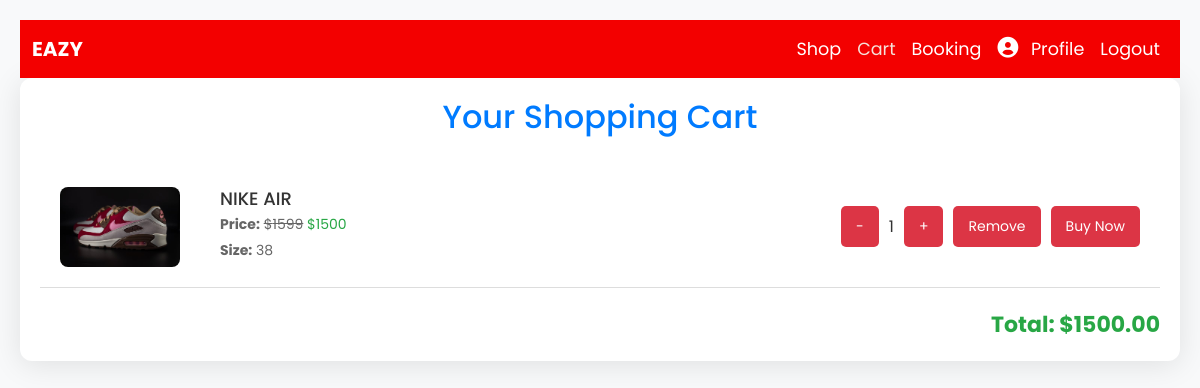
The page /view_cart/ (signed in) on the database its author committed.
### app/models.py (models this page shows, shortened)
class Cart(models.Model):
    user = models.ForeignKey(User, on_delete=models.CASCADE)
    product = models.ForeignKey(Product, on_delete=models.CASCADE)
    quantity = models.PositiveIntegerField(default=1)
    size = models.ForeignKey(Size, on_delete=models.CASCADE)
    total_price = models.DecimalField(max_digits=10, decimal_places=2, default=0)

class Product(models.Model):
    pro_id = models.TextField()
    name = models.TextField()
    price = models.IntegerField()
    offer_price = models.IntegerField()
    img = models.FileField()
    rating = models.TextField()
    dis = models.TextField()
    sizes = models.ManyToManyField(Size, related_name='Sizes')
    quantity = models.PositiveIntegerField(default=0)  # New field for stock quantity

class Size(models.Model):
    size = models.CharField(max_length=10)  # E.g., '6', '7', '8.5', '9', '10'
    def __str__(self):
        return self.size

### app/views.py (the view)
# urls.py: path('view_cart/', views.view_cart, name='view_cart'),
def view_cart(request):
    if 'user' in request.session:
        user = request.user
        cart_items = Cart.objects.filter(user=user)
        total_price = sum(item.total_price for item in cart_items) if cart_items else 0
        return render(request, 'user/cart.html', {'cart_items': cart_items, 'total_price': total_price})
    else:
        return redirect('eazy_login')

### templates/user/cart.html (shortened to what this page needs)
<!DOCTYPE html>
<html lang="en">
<head>
    <link href="https://cdn.jsdelivr.net/npm/bootstrap@5.3.3/dist/css/bootstrap.min.css" rel="stylesheet">
    <link href="https://cdnjs.cloudflare.com/ajax/libs/font-awesome/6.0.0-beta3/css/all.min.css" rel="stylesheet">
</head>
<body>
    <nav class="navbar navbar-expand-lg navbar-dark">
        <div class="container-fluid">
            <a class="navbar-brand" href="#">EAZY</a>
            <div class="collapse navbar-collapse" id="navbarNav">
                <ul class="navbar-nav ms-auto">
                    <li class="nav-item">
                        <a class="nav-link" href="{% url 'userprd' %}">Shop</a>
                    </li>
                    <li class="nav-item">
                        <a class="nav-link active" href="view_cart">Cart</a>
                    </li>
                    <li class="nav-item">
                        <a class="nav-link" href="user_booking">Booking</a>
                    </li>
                    <li class="nav-item">
                        <a class="nav-link" href="profile">
                            <i class="fas fa-user-circle"></i> Profile
                        </a>
                    </li>
                    <li class="nav-item">
                        <a class="nav-link" href="eazy_logout">Logout</a>
                    </li>
                </ul>
            </div>
        </div>
    </nav>
    <div class="container">
        <h2>Your Shopping Cart</h2>
        {% if cart_items %}
        {% for item in cart_items %}
        <div class="cart-item">
            <div class="cart-item-details">
                <img src="{{ item.product.img.url }}" alt="{{ item.product.name }}">
                <div class="cart-item-info">
                    <h4>{{ item.product.name }}</h4>
                    <p>
                        <strong>Price:</strong>
                        {% if item.product.offer_price %}
                            <span style="text-decoration: line-through;">${{ item.product.price }}</span>
                            <span style="color: #28a745;">${{ item.product.offer_price }}</span>
                        {% else %}
                            ${{ item.product.price }}
                        {% endif %}
                    </p>
                    <p><strong>Size:</strong> {{ item.size }}</p>
                </div>
            </div>
            <div class="cart-item-actions">
                <form method="POST" action="{% url 'update_cart_quantity' item.id 'decrease' %}">
                    <button type="submit">-</button>
                </form>
                <span>{{ item.quantity }}</span>
                <form method="POST" action="{% url 'update_cart_quantity' item.id 'increase' %}">
                    <button type="submit">+</button>
                </form>
                <form method="POST" action="{% url 'delete_cart' item.id %}">
                    <button type="submit">Remove</button>
                </form>
                <form method="POST" action="{% url 'user_buy' item.id %}">
                    <button type="submit" class="buy-btn">Buy Now</button>
                </form>
            </div>
        </div>
        {% endfor %}
        <div class="total">
            Total: ${{ total_price }}
        </div>
        {% else %}
        <p class="empty-cart">Your cart is empty.</p>
        {% endif %}
    </div>
</body>
</html>

### templates/user/cart.html (style rules this page uses)
body { font-family: 'Poppins', sans-serif; background-color: #f8f9fa; margin: 0; padding: 20px; color: #333; }
.container { max-width: 1200px; margin: 0 auto; background-color: #fff; padding: 20px; border-radius: 12px; box-shadow: 0 4px 30px rgba(0, 0, 0, 0.1); }
h2 { text-align: center; color: #007bff; margin-bottom: 30px; font-size: 2em; }
.cart-item { display: flex; align-items: center; justify-content: space-between; padding: 20px; border-bottom: 1px solid #ddd; transition: background-color 0.3s ease; }
.cart-item img { max-width: 120px; height: auto; border-radius: 8px; margin-right: 20px; }
.cart-item-details { display: flex; align-items: center; flex: 1; }
.cart-item-info { margin-left: 20px; }
.cart-item-info h4 { margin: 0; font-size: 18px; color: #333; }
.cart-item-info p { margin: 5px 0; font-size: 14px; color: #666; }
.cart-item-actions { display: flex; gap: 10px; align-items: center; }
.cart-item-actions button { background-color: #dc3545; color: white; border: none; padding: 10px 15px; border-radius: 5px; cursor: pointer; font-size: 14px; transition: background-color 0.3s; }
.buy-btn { background-color: #28a745; color: white; border: none; padding: 10px 15px; border-radius: 5px; cursor: pointer; font-size: 14px; transition: background-color 0.3s; }
.total { text-align: right; font-size: 22px; margin-top: 20px; font-weight: bold; color: #28a745; }
.navbar { background-color: #f30000 !important; }
.navbar-brand { color: #ffffff !important; font-weight: bold; }
.navbar-nav .nav-link { color: #ffffff !important; font-size: 1.1rem; }
.navbar-nav .nav-link.active { color: #f5e1d9 !important; }
.nav-link i.fas { font-size: 1.3rem; margin-right: 8px; }

### rows shown on the page
Cart: product.img (picture), product.name "NIKE AIR", product.price "1599", product.offer_price "1500", size "38", quantity "1"

### other values the page prints
{{ total_price }} "1500.00"
